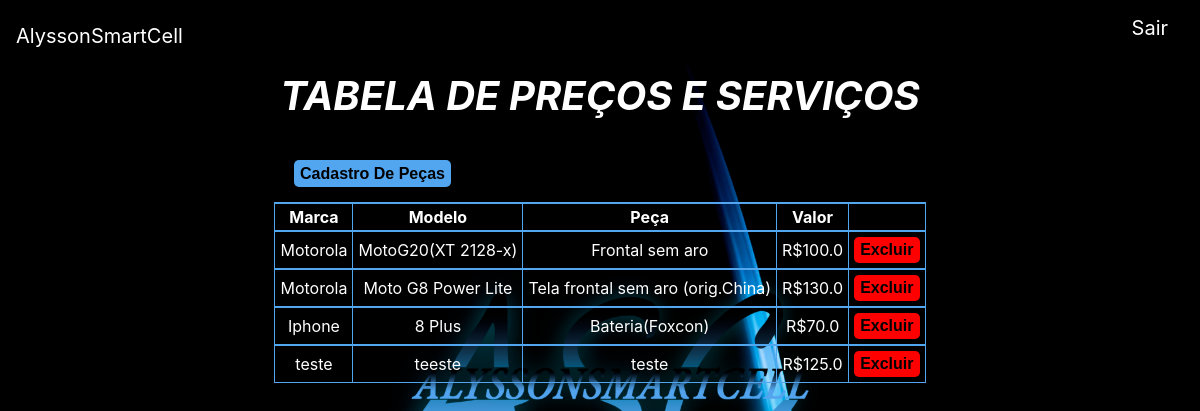
Page /consultarprecos on the committed database.
### OS/models.py (models this page shows)
class listadeprecos(models.Model):
    marca = models.TextField(max_length=20)
    modelo = models.TextField(max_length=20)
    pecaeservico = models.TextField(max_length=50)
    valor = models.FloatField()

### OS/views.py (the view)
# urls.py: path('consultarprecos', views_os.consultarprecos,name='tabela'),
def consultarprecos(request):
    tabela = {
        'tabela': listadeprecos.objects.all()
    }
    return render(request, 'users/tabeladeprecos.html', context= tabela)

### users/templates/users/tabeladeprecos.html (shortened to what this page needs)
{% extends 'users/base.html' %}
{% block conteudo %}
{% load static %}
<link rel="stylesheet" href="{% static 'css/tabelaprecos.css'%}">
<div class="container" id="div-principal">
    <h1 id="titulo">TABELA DE PREÇOS E SERVIÇOS</h1>
    <div class="tabela">
        <table >
            <tr>
                <th>Marca</th>
                <th>Modelo</th>
                <th>Peça</th>
                <Th>Valor</Th>
            </tr>
            {% for dado in tabela %}
            <tr>
                <td>{{dado.marca}}</td>
                <td>{{dado.modelo}}</td>
                <td>{{dado.pecaeservico}}</td>
                <td>R${{dado.valor}}</td>
                <td><button id="excluir"><a id="excluir" href="{% url 'excluirpeca' dado.id %}">Excluir</a></button></td>
            </tr>
            {% endfor %}
            <button id="bt-cadastro"><a id="link_cadastro" href="{% url 'cadastropeças' %}">Cadastro De Peças</a></button>
         </table>
    </div>
</div>
{% endblock %}

### static/css/tabelaprecos.css (style rules this page uses)
#titulo { color: white; text-align: center; font-style: italic; font-weight: bold; margin-bottom: 20px; }
table, th, td, tr { border: 1px solid #52a5ef; border-collapse: collapse; border-top: 2px solid #52a5ef; color: white; text-align: center; }
td { padding: 5px; }
table { align-items: center; width: auto; margin: 0 auto; }
#bt-cadastro { margin-left: 249px; margin-bottom: 15px; color: black; background-color: #52a5ef; border: none; border-radius: 5px; margin-top: 20px; }
#link_cadastro { color: black; font-family: Arial, Helvetica, sans-serif; font-weight: bold; text-decoration: none; }
#excluir { background-color: red; color: black; border-radius: 5px; border: none; text-decoration: none; text-align: center; font-family: Arial, Helvetica, sans-serif; font-weight: bold; }

### users/templates/users/base.html (style rules this page uses)
body { height: 100vh; background-color: black; background-position: center center; background-repeat: no-repeat; background-size: contain; }

### rows in the picture
listadeprecos: marca "Motorola", modelo "MotoG20(XT 2128-x)", pecaeservico "Frontal sem aro", valor "100.0"
listadeprecos: marca "Motorola", modelo "Moto G8 Power Lite", pecaeservico "Tela frontal sem aro (orig.China)", valor "130.0"
listadeprecos: marca "Iphone", modelo "8 Plus", pecaeservico "Bateria(Foxcon)", valor "70.0"
listadeprecos: marca "teste", modelo "teeste", pecaeservico "teste", valor "125.0"
